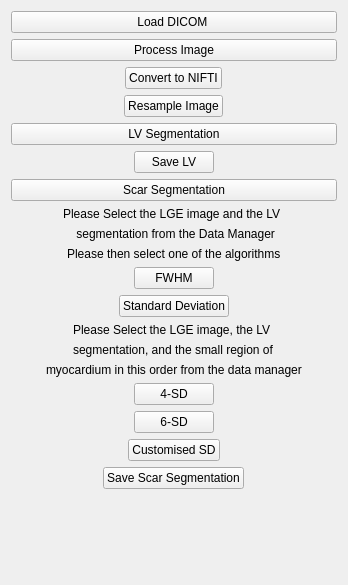
<?xml version="1.0" encoding="UTF-8"?>
<ui version="4.0">
 <class>YZSegViewControls</class>
 <widget class="QWidget" name="YZSegViewControls">
  <property name="geometry">
   <rect>
    <x>0</x>
    <y>0</y>
    <width>348</width>
    <height>585</height>
   </rect>
  </property>
  <property name="minimumSize">
   <size>
    <width>0</width>
    <height>0</height>
   </size>
  </property>
  <property name="windowTitle">
   <string>QmitkTemplate</string>
  </property>
  <layout class="QVBoxLayout" name="verticalLayout">
   <item>
    <widget class="QPushButton" name="button_1">
     <property name="toolTip">
      <string>Do image processing</string>
     </property>
     <property name="text">
      <string>Load DICOM </string>
     </property>
    </widget>
   </item>
   <item>
    <widget class="QPushButton" name="button_2">
     <property name="text">
      <string>Process Image</string>
     </property>
    </widget>
   </item>
   <item alignment="Qt::AlignHCenter">
    <widget class="QPushButton" name="button_2_1">
     <property name="text">
      <string>Convert to NIFTI</string>
     </property>
    </widget>
   </item>
   <item alignment="Qt::AlignHCenter">
    <widget class="QPushButton" name="button_2_2">
     <property name="text">
      <string>Resample Image</string>
     </property>
    </widget>
   </item>
   <item>
    <widget class="QPushButton" name="button_3">
     <property name="text">
      <string>LV Segmentation</string>
     </property>
    </widget>
   </item>
   <item alignment="Qt::AlignHCenter">
    <widget class="QPushButton" name="button_3_1">
     <property name="text">
      <string>Save LV</string>
     </property>
    </widget>
   </item>
   <item>
    <widget class="QPushButton" name="button_4">
     <property name="text">
      <string>Scar Segmentation</string>
     </property>
    </widget>
   </item>
   <item alignment="Qt::AlignHCenter">
    <widget class="QLabel" name="label_1">
     <property name="text">
      <string>Please Select the LGE image and the LV </string>
     </property>
    </widget>
   </item>
   <item alignment="Qt::AlignHCenter">
    <widget class="QLabel" name="label_2">
     <property name="text">
      <string> segmentation from the Data Manager</string>
     </property>
    </widget>
   </item>
   <item alignment="Qt::AlignHCenter">
    <widget class="QLabel" name="label_3">
     <property name="text">
      <string>Please then select one of the algorithms</string>
     </property>
    </widget>
   </item>
   <item alignment="Qt::AlignHCenter">
    <widget class="QPushButton" name="button_4_1">
     <property name="text">
      <string>FWHM</string>
     </property>
    </widget>
   </item>
   <item alignment="Qt::AlignHCenter">
    <widget class="QPushButton" name="button_4_2">
     <property name="text">
      <string>Standard Deviation</string>
     </property>
    </widget>
   </item>
   <item alignment="Qt::AlignHCenter">
    <widget class="QLabel" name="label_4">
     <property name="text">
      <string>Please Select the LGE image, the LV </string>
     </property>
    </widget>
   </item>
   <item alignment="Qt::AlignHCenter">
    <widget class="QLabel" name="label_5">
     <property name="text">
      <string>segmentation, and the small region of</string>
     </property>
    </widget>
   </item>
   <item alignment="Qt::AlignHCenter">
    <widget class="QLabel" name="label_6">
     <property name="text">
      <string>myocardium in this order from the data manager</string>
     </property>
    </widget>
   </item>
   <item alignment="Qt::AlignHCenter">
    <widget class="QPushButton" name="button_4_2_1">
     <property name="text">
      <string>4-SD</string>
     </property>
    </widget>
   </item>
   <item alignment="Qt::AlignHCenter">
    <widget class="QPushButton" name="button_4_2_2">
     <property name="text">
      <string>6-SD</string>
     </property>
    </widget>
   </item>
   <item alignment="Qt::AlignHCenter">
    <widget class="QPushButton" name="button_4_2_3">
     <property name="text">
      <string>Customised SD</string>
     </property>
    </widget>
   </item>
   <item alignment="Qt::AlignHCenter">
    <widget class="QPushButton" name="button_4_3">
     <property name="text">
      <string>Save Scar Segmentation</string>
     </property>
    </widget>
   </item>
   <item>
    <spacer name="spacer1">
     <property name="orientation">
      <enum>Qt::Vertical</enum>
     </property>
     <property name="sizeType">
      <enum>QSizePolicy::Expanding</enum>
     </property>
     <property name="sizeHint" stdset="0">
      <size>
       <width>20</width>
       <height>220</height>
      </size>
     </property>
    </spacer>
   </item>
  </layout>
 </widget>
 <layoutdefault spacing="6" margin="11"/>
 <resources/>
 <connections/>
</ui>
